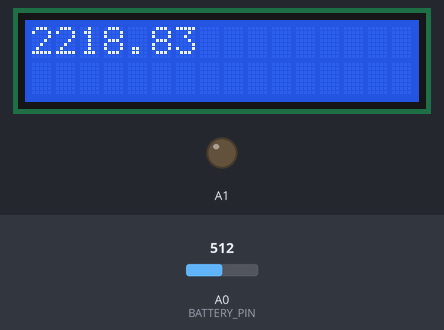
Bench run of a sketch on a simulated Arduino Uno, built with avr-gcc and run on an emulated ATmega328P. Parts: 16×2 character LCD, output pins drawn as LEDs (lit = HIGH). The inputs (shaded band) are chosen by the test bench; at power-on: A0 (BATTERY_PIN) = 512. What the sketch prints to the serial monitor is not drawn.

Above: at 1.2 s.
1.3 s: A0 (BATTERY_PIN) set to 716
At 2.3 s:
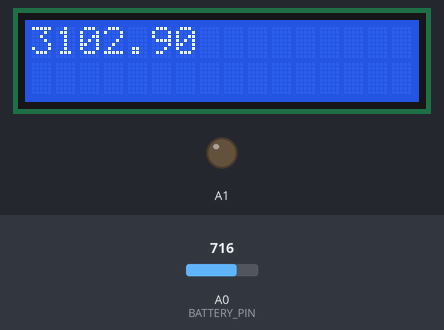
3.1 s: A0 (BATTERY_PIN) set to 900
At 3.5 s:
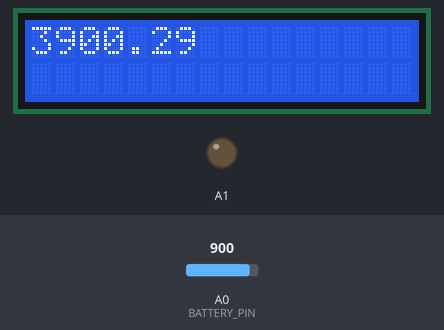
4.6 s: A0 (BATTERY_PIN) set to 1023
At 5.9 s:
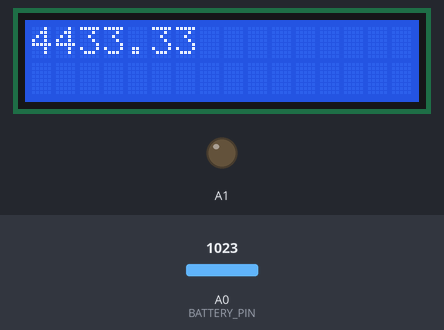
Timing chart, 0 to 7.6 s (numbered marks = the images above; inputs shaded):
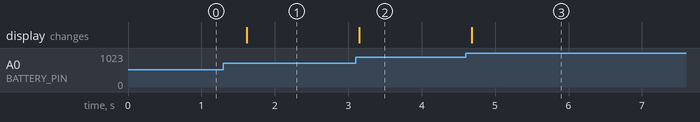

The sketch:

BattV.ino
```cpp
// Compensation factor, which is inverse of VBAT = (150k / (150k + 150k))
#define VBAT_DIVIDER_COMP ((33.0 + 100.0) / 33.0)
// Interval voltage reference of 1.1V in mV
#define BATTERY_VOLTAGE_REFERENCE_VALUE 1100
// 10-bit resolution gives 1023 steps
#define RESOLUTION_STEPS 1023
// Combine together from a formula
#define REAL_BATTERY_MV_PER_LSB (VBAT_DIVIDER_COMP * BATTERY_VOLTAGE_REFERENCE_VALUE / RESOLUTION_STEPS)

#define BATTERY_PIN A0

#include <Wire.h>
#include <LiquidCrystal_I2C.h>

LiquidCrystal_I2C lcd(0x27,  16, 2);

void setup () {
    // Set internal 1.1V voltage reference
    analogReference(INTERNAL);
    analogWrite(A1, 100);
    Serial.begin(115200);

    //initialize lcd screen
    lcd.init();
    // turn on the backlight
    lcd.backlight();

    lcd.setCursor(0,0);
    lcd.print("hello");
}
void loop () {
    lcd.clear();
    lcd.setCursor(0,0);
    Serial.println(analogRead(BATTERY_PIN) * REAL_BATTERY_MV_PER_LSB);
    lcd.print(analogRead(BATTERY_PIN) * REAL_BATTERY_MV_PER_LSB);
    //Serial.println(analogRead(BATTERY_PIN));
    delay(500);

}
```

Measured:
- after the input at 1.3 s, the display: changes after 0.32 s (image 1)
- after the input at 3.1 s, the display: changes after 0.05 s (image 2)
- after the input at 4.6 s, the display: changes after 0.08 s (image 3)
